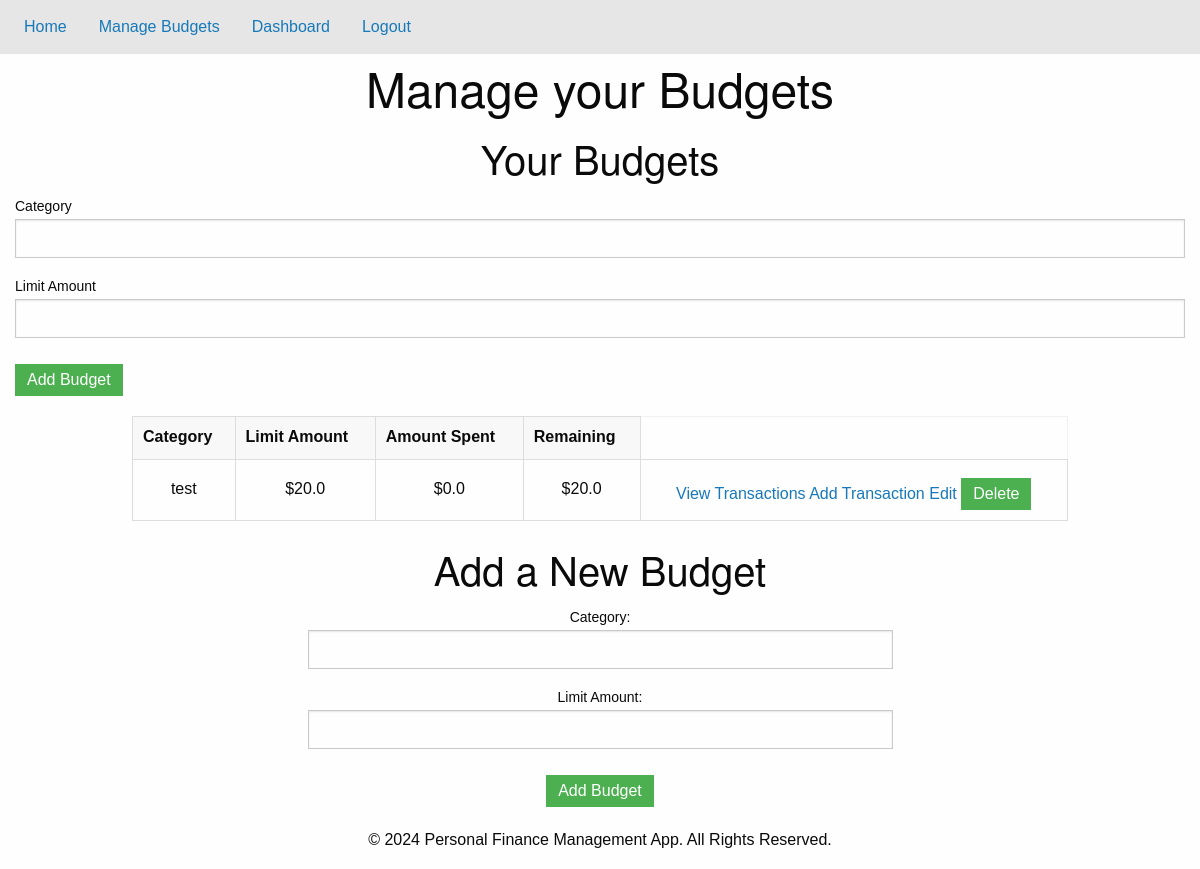
The app's page /budget (signed in), older data.
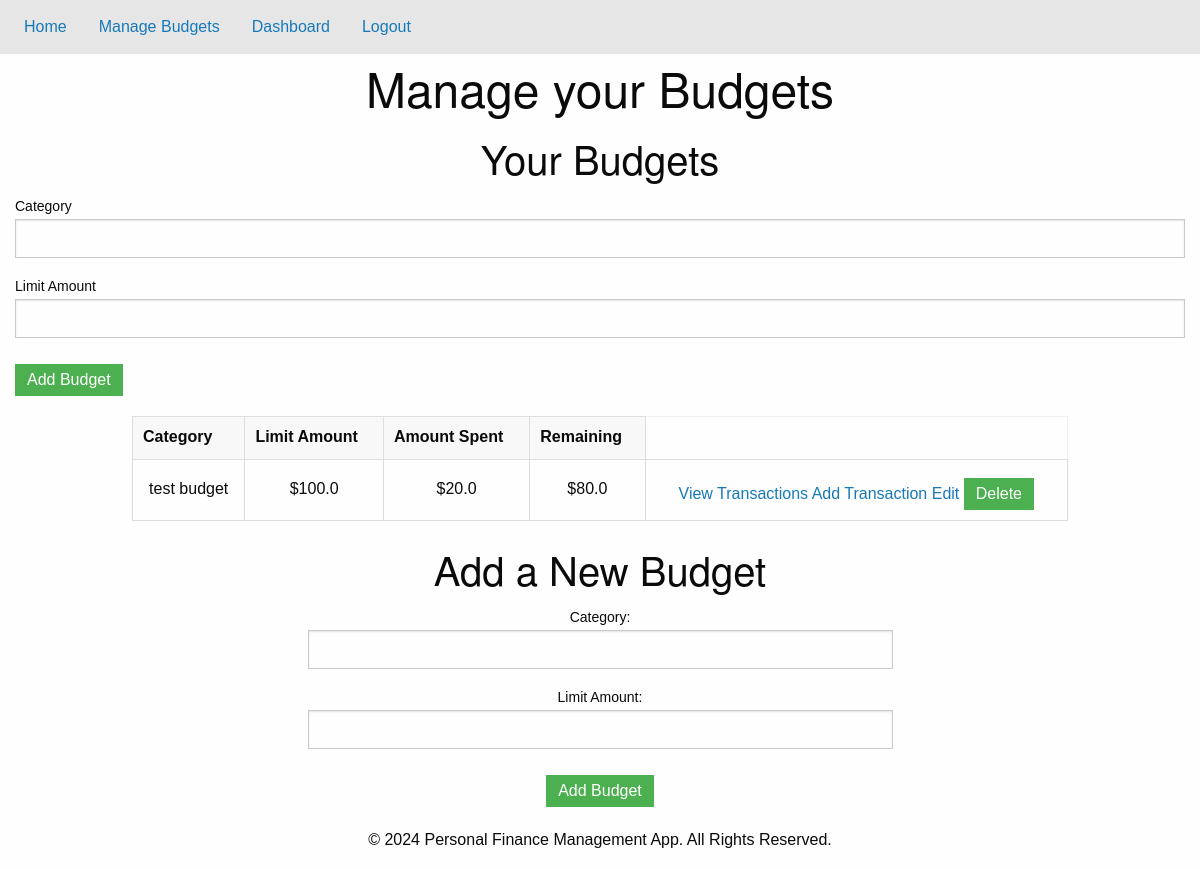
The same page, newer data.
### tables this page shows
CREATE TABLE Budgets (
  id INTEGER PRIMARY KEY AUTOINCREMENT,
  user_id INTEGER NOT NULL,
  category TEXT NOT NULL,
  limit_amount REAL NOT NULL,
  amount_spent REAL DEFAULT 0,
  FOREIGN KEY (user_id) REFERENCES Users(id)
);

### app.py (the view)
@app.route('/budget', methods=['GET', 'POST'])
def budget():
  if 'user_id' not in session:
      return redirect(url_for('login'))
  form = BudgetForm()
  conn = get_db_connection()
  cursor = conn.cursor()
  try:
    if form.validate_on_submit():
      category = form.category.data
      limit_amount = float(form.limit_amount.data)
      user_id = session['user_id']
      cursor.execute(
          "INSERT INTO Budgets (user_id, category, limit_amount, amount_spent) VALUES (?, ?, ?, ?)",
          (user_id, category, limit_amount, 0.00)
      )
      conn.commit()
      flash("Budget added successfully!", "success")
      return redirect(url_for('budget'))
    elif request.method == 'POST':
      flash("Please correct the form errors.", "danger")
  except sqlite3.Error as e:
    conn.rollback()
    flash(f"An error occurred while adding the budget: {e}", "danger")
  finally:
    budgets = cursor.execute("SELECT * FROM Budgets WHERE user_id = ?", (session['user_id'],)).fetchall()
    conn.close()
  return render_template('budget.html', budgets=budgets, form=form)

### forms.py
class BudgetForm(FlaskForm):
  category = StringField('Category', validators=[DataRequired(), Length(max=50)])
  limit_amount = DecimalField('Limit Amount', validators=[DataRequired(), NumberRange(min=0.01)], places=2)
  submit = SubmitField('Add Budget')

### app.py (called while the page is built)
def get_db_connection():
  conn = sqlite3.connect('database.db')
  conn.row_factory = sqlite3.Row
  return conn

### templates/budget.html (shortened to what this page needs)
{% extends "base.html" %}
{% block content %}
<h1>Manage your Budgets</h1>
<section class="budget-list">
  <h2>Your Budgets</h2>
  <form action="{{ url_for('budget') }}" method="POST">
    <label for="category">{{ form.category.label}}</label>
    {{form.category(size=20)}}
    <label for="limit_amount">{{ form.limit_amount.label }}</label>
    {{ form.limit_amount() }}
    <button type="submit">Add Budget</button>
  </form>
  {% if budgets %}
    <table>
      <thead>
        <tr>
          <th>Category</th>
          <th>Limit Amount</th>
          <th>Amount Spent</th>
          <th>Remaining</th>
        </tr>
      </thead>
      <tbody>
        {% for budget in budgets %}
          <tr>
            <td>{{ budget.category }}</td>
            <td>${{ budget.limit_amount }}</td>
            <td>${{ budget.amount_spent }}</td>
            <td>${{ budget.limit_amount - budget.amount_spent }}</td>
            <td>
              <a href="{{ url_for('view_transactions', budget_id=budget['id']) }}">View Transactions</a>
              <a href="{{ url_for('add_transaction', budget_id=budget['id']) }}">Add Transaction</a>
              <a href="{{ url_for('edit_budget', budget_id=budget['id']) }}">Edit</a>
              <form action="{{ url_for('delete_budget', budget_id=budget['id']) }}" method="POST" style="display:inline;">
                <button type="submit" onclick="return confirm('Are you sure you want to delete this budget?');">Delete</button>
            </form>
            </td>
          </tr>
        {% endfor %}
      </tbody>
    </table>
  {% else %}
    <p>No budgets set. Add a new budget below!</p>
  {% endif %}
</section>
<section class="add-budget-form">
  <h2>Add a New Budget</h2>
  <form action="/budget" method="POST">
    <label for="category">Category:</label>
    <input type="text" id="category" name="category" required>
    <label for="limit_amount">Limit Amount:</label>
    <input type="number" name="limit_amount" id="limit_amount" steps="0.01" required>
    <button type="submit">Add Budget</button>
  </form>
</section>
{% endblock %}

Row changes from the older to the newer data that the page shows:
removed Budgets: category "test", limit_amount "20.0", amount_spent "0.0", budget.limit_amount-budget.amount_spent "20.0"
added Budgets: category "test budget", limit_amount "100.0", amount_spent "20.0", budget.limit_amount-budget.amount_spent "80.0"
